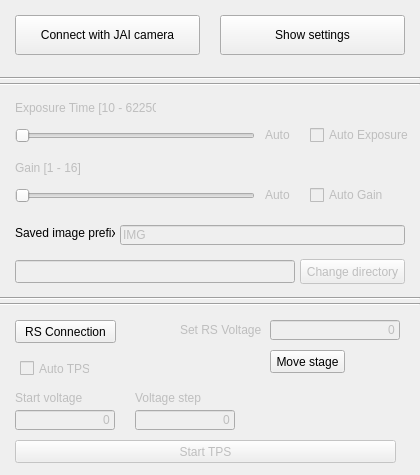
<?xml version="1.0" encoding="UTF-8"?>
<ui version="4.0">
 <class>MainWindow</class>
 <widget class="QMainWindow" name="MainWindow">
  <property name="enabled">
   <bool>true</bool>
  </property>
  <property name="geometry">
   <rect>
    <x>0</x>
    <y>0</y>
    <width>420</width>
    <height>475</height>
   </rect>
  </property>
  <property name="sizePolicy">
   <sizepolicy hsizetype="Fixed" vsizetype="Fixed">
    <horstretch>0</horstretch>
    <verstretch>0</verstretch>
   </sizepolicy>
  </property>
  <property name="windowTitle">
   <string>MainWindow</string>
  </property>
  <widget class="QWidget" name="centralwidget">
   <widget class="QPushButton" name="connectButton">
    <property name="enabled">
     <bool>true</bool>
    </property>
    <property name="geometry">
     <rect>
      <x>15</x>
      <y>15</y>
      <width>185</width>
      <height>40</height>
     </rect>
    </property>
    <property name="text">
     <string>Connect with JAI camera</string>
    </property>
   </widget>
   <widget class="QPushButton" name="settingsButton">
    <property name="geometry">
     <rect>
      <x>220</x>
      <y>15</y>
      <width>185</width>
      <height>40</height>
     </rect>
    </property>
    <property name="text">
     <string>Show settings</string>
    </property>
   </widget>
   <widget class="QSlider" name="slider_exposure">
    <property name="enabled">
     <bool>false</bool>
    </property>
    <property name="geometry">
     <rect>
      <x>15</x>
      <y>125</y>
      <width>240</width>
      <height>22</height>
     </rect>
    </property>
    <property name="minimum">
     <number>10</number>
    </property>
    <property name="maximum">
     <number>62250</number>
    </property>
    <property name="orientation">
     <enum>Qt::Horizontal</enum>
    </property>
   </widget>
   <widget class="QLabel" name="label_exposure">
    <property name="enabled">
     <bool>false</bool>
    </property>
    <property name="geometry">
     <rect>
      <x>15</x>
      <y>100</y>
      <width>141</width>
      <height>16</height>
     </rect>
    </property>
    <property name="text">
     <string>Exposure Time [10 - 62250]</string>
    </property>
   </widget>
   <widget class="QLabel" name="label_exposure_value">
    <property name="enabled">
     <bool>false</bool>
    </property>
    <property name="geometry">
     <rect>
      <x>265</x>
      <y>125</y>
      <width>47</width>
      <height>20</height>
     </rect>
    </property>
    <property name="sizePolicy">
     <sizepolicy hsizetype="Fixed" vsizetype="Fixed">
      <horstretch>0</horstretch>
      <verstretch>0</verstretch>
     </sizepolicy>
    </property>
    <property name="text">
     <string>Auto</string>
    </property>
   </widget>
   <widget class="QCheckBox" name="checkbox_exposure_mode">
    <property name="enabled">
     <bool>false</bool>
    </property>
    <property name="geometry">
     <rect>
      <x>310</x>
      <y>125</y>
      <width>100</width>
      <height>20</height>
     </rect>
    </property>
    <property name="text">
     <string>Auto Exposure</string>
    </property>
   </widget>
   <widget class="QLabel" name="label_gain">
    <property name="enabled">
     <bool>false</bool>
    </property>
    <property name="geometry">
     <rect>
      <x>15</x>
      <y>160</y>
      <width>100</width>
      <height>16</height>
     </rect>
    </property>
    <property name="text">
     <string>Gain [1 - 16]</string>
    </property>
   </widget>
   <widget class="QCheckBox" name="checkbox_gain_mode">
    <property name="enabled">
     <bool>false</bool>
    </property>
    <property name="geometry">
     <rect>
      <x>310</x>
      <y>185</y>
      <width>80</width>
      <height>20</height>
     </rect>
    </property>
    <property name="text">
     <string>Auto Gain</string>
    </property>
   </widget>
   <widget class="QLabel" name="label_gain_value">
    <property name="enabled">
     <bool>false</bool>
    </property>
    <property name="geometry">
     <rect>
      <x>265</x>
      <y>185</y>
      <width>47</width>
      <height>20</height>
     </rect>
    </property>
    <property name="text">
     <string>Auto</string>
    </property>
   </widget>
   <widget class="QSlider" name="slider_gain">
    <property name="enabled">
     <bool>false</bool>
    </property>
    <property name="geometry">
     <rect>
      <x>15</x>
      <y>185</y>
      <width>240</width>
      <height>22</height>
     </rect>
    </property>
    <property name="minimum">
     <number>100</number>
    </property>
    <property name="maximum">
     <number>1600</number>
    </property>
    <property name="singleStep">
     <number>1</number>
    </property>
    <property name="orientation">
     <enum>Qt::Horizontal</enum>
    </property>
   </widget>
   <widget class="QLineEdit" name="line_edit_current_dir">
    <property name="enabled">
     <bool>false</bool>
    </property>
    <property name="geometry">
     <rect>
      <x>15</x>
      <y>260</y>
      <width>280</width>
      <height>23</height>
     </rect>
    </property>
    <property name="readOnly">
     <bool>false</bool>
    </property>
   </widget>
   <widget class="QPushButton" name="directory_changeButton">
    <property name="enabled">
     <bool>false</bool>
    </property>
    <property name="geometry">
     <rect>
      <x>300</x>
      <y>259</y>
      <width>105</width>
      <height>25</height>
     </rect>
    </property>
    <property name="text">
     <string>Change directory</string>
    </property>
   </widget>
   <widget class="Line" name="line">
    <property name="geometry">
     <rect>
      <x>0</x>
      <y>70</y>
      <width>420</width>
      <height>16</height>
     </rect>
    </property>
    <property name="sizePolicy">
     <sizepolicy hsizetype="Fixed" vsizetype="Fixed">
      <horstretch>0</horstretch>
      <verstretch>0</verstretch>
     </sizepolicy>
    </property>
    <property name="orientation">
     <enum>Qt::Horizontal</enum>
    </property>
   </widget>
   <widget class="Line" name="line_2">
    <property name="geometry">
     <rect>
      <x>0</x>
      <y>76</y>
      <width>420</width>
      <height>16</height>
     </rect>
    </property>
    <property name="sizePolicy">
     <sizepolicy hsizetype="Fixed" vsizetype="Fixed">
      <horstretch>0</horstretch>
      <verstretch>0</verstretch>
     </sizepolicy>
    </property>
    <property name="orientation">
     <enum>Qt::Horizontal</enum>
    </property>
   </widget>
   <widget class="QLabel" name="label_prefix">
    <property name="geometry">
     <rect>
      <x>15</x>
      <y>225</y>
      <width>100</width>
      <height>16</height>
     </rect>
    </property>
    <property name="text">
     <string>Saved image prefix:</string>
    </property>
   </widget>
   <widget class="QLineEdit" name="line_edit_prefix">
    <property name="enabled">
     <bool>false</bool>
    </property>
    <property name="geometry">
     <rect>
      <x>120</x>
      <y>225</y>
      <width>285</width>
      <height>20</height>
     </rect>
    </property>
    <property name="text">
     <string>IMG</string>
    </property>
   </widget>
   <widget class="Line" name="line_3">
    <property name="geometry">
     <rect>
      <x>0</x>
      <y>290</y>
      <width>420</width>
      <height>16</height>
     </rect>
    </property>
    <property name="sizePolicy">
     <sizepolicy hsizetype="Fixed" vsizetype="Fixed">
      <horstretch>0</horstretch>
      <verstretch>0</verstretch>
     </sizepolicy>
    </property>
    <property name="orientation">
     <enum>Qt::Horizontal</enum>
    </property>
   </widget>
   <widget class="Line" name="line_4">
    <property name="geometry">
     <rect>
      <x>0</x>
      <y>296</y>
      <width>420</width>
      <height>16</height>
     </rect>
    </property>
    <property name="sizePolicy">
     <sizepolicy hsizetype="Fixed" vsizetype="Fixed">
      <horstretch>0</horstretch>
      <verstretch>0</verstretch>
     </sizepolicy>
    </property>
    <property name="orientation">
     <enum>Qt::Horizontal</enum>
    </property>
   </widget>
   <widget class="QPushButton" name="rsButton">
    <property name="geometry">
     <rect>
      <x>15</x>
      <y>320</y>
      <width>101</width>
      <height>23</height>
     </rect>
    </property>
    <property name="text">
     <string>RS Connection</string>
    </property>
   </widget>
   <widget class="QLineEdit" name="editRSVoltage">
    <property name="enabled">
     <bool>false</bool>
    </property>
    <property name="geometry">
     <rect>
      <x>270</x>
      <y>320</y>
      <width>130</width>
      <height>20</height>
     </rect>
    </property>
    <property name="text">
     <string>0</string>
    </property>
    <property name="alignment">
     <set>Qt::AlignRight|Qt::AlignTrailing|Qt::AlignVCenter</set>
    </property>
   </widget>
   <widget class="QLabel" name="label_RSVoltage">
    <property name="enabled">
     <bool>false</bool>
    </property>
    <property name="geometry">
     <rect>
      <x>180</x>
      <y>320</y>
      <width>90</width>
      <height>20</height>
     </rect>
    </property>
    <property name="text">
     <string>Set RS Voltage</string>
    </property>
   </widget>
   <widget class="QCheckBox" name="checkBox_autoTPS">
    <property name="enabled">
     <bool>false</bool>
    </property>
    <property name="geometry">
     <rect>
      <x>20</x>
      <y>360</y>
      <width>70</width>
      <height>17</height>
     </rect>
    </property>
    <property name="text">
     <string>Auto TPS</string>
    </property>
   </widget>
   <widget class="QLineEdit" name="lineEdit_V1">
    <property name="enabled">
     <bool>false</bool>
    </property>
    <property name="geometry">
     <rect>
      <x>15</x>
      <y>410</y>
      <width>100</width>
      <height>20</height>
     </rect>
    </property>
    <property name="text">
     <string>0</string>
    </property>
    <property name="alignment">
     <set>Qt::AlignRight|Qt::AlignTrailing|Qt::AlignVCenter</set>
    </property>
   </widget>
   <widget class="QPushButton" name="pushButton_startTPS">
    <property name="enabled">
     <bool>false</bool>
    </property>
    <property name="geometry">
     <rect>
      <x>15</x>
      <y>440</y>
      <width>381</width>
      <height>23</height>
     </rect>
    </property>
    <property name="text">
     <string>Start TPS</string>
    </property>
   </widget>
   <widget class="QLabel" name="label_V1">
    <property name="enabled">
     <bool>false</bool>
    </property>
    <property name="geometry">
     <rect>
      <x>15</x>
      <y>390</y>
      <width>70</width>
      <height>16</height>
     </rect>
    </property>
    <property name="text">
     <string>Start voltage</string>
    </property>
   </widget>
   <widget class="QLineEdit" name="lineEdit">
    <property name="enabled">
     <bool>false</bool>
    </property>
    <property name="geometry">
     <rect>
      <x>135</x>
      <y>410</y>
      <width>100</width>
      <height>20</height>
     </rect>
    </property>
    <property name="text">
     <string>0</string>
    </property>
    <property name="alignment">
     <set>Qt::AlignRight|Qt::AlignTrailing|Qt::AlignVCenter</set>
    </property>
   </widget>
   <widget class="QLabel" name="label">
    <property name="enabled">
     <bool>false</bool>
    </property>
    <property name="geometry">
     <rect>
      <x>135</x>
      <y>390</y>
      <width>81</width>
      <height>16</height>
     </rect>
    </property>
    <property name="text">
     <string>Voltage step</string>
    </property>
   </widget>
   <widget class="QPushButton" name="movestageButton">
    <property name="geometry">
     <rect>
      <x>270</x>
      <y>350</y>
      <width>75</width>
      <height>23</height>
     </rect>
    </property>
    <property name="text">
     <string>Move stage</string>
    </property>
   </widget>
  </widget>
 </widget>
 <resources/>
 <connections/>
</ui>
